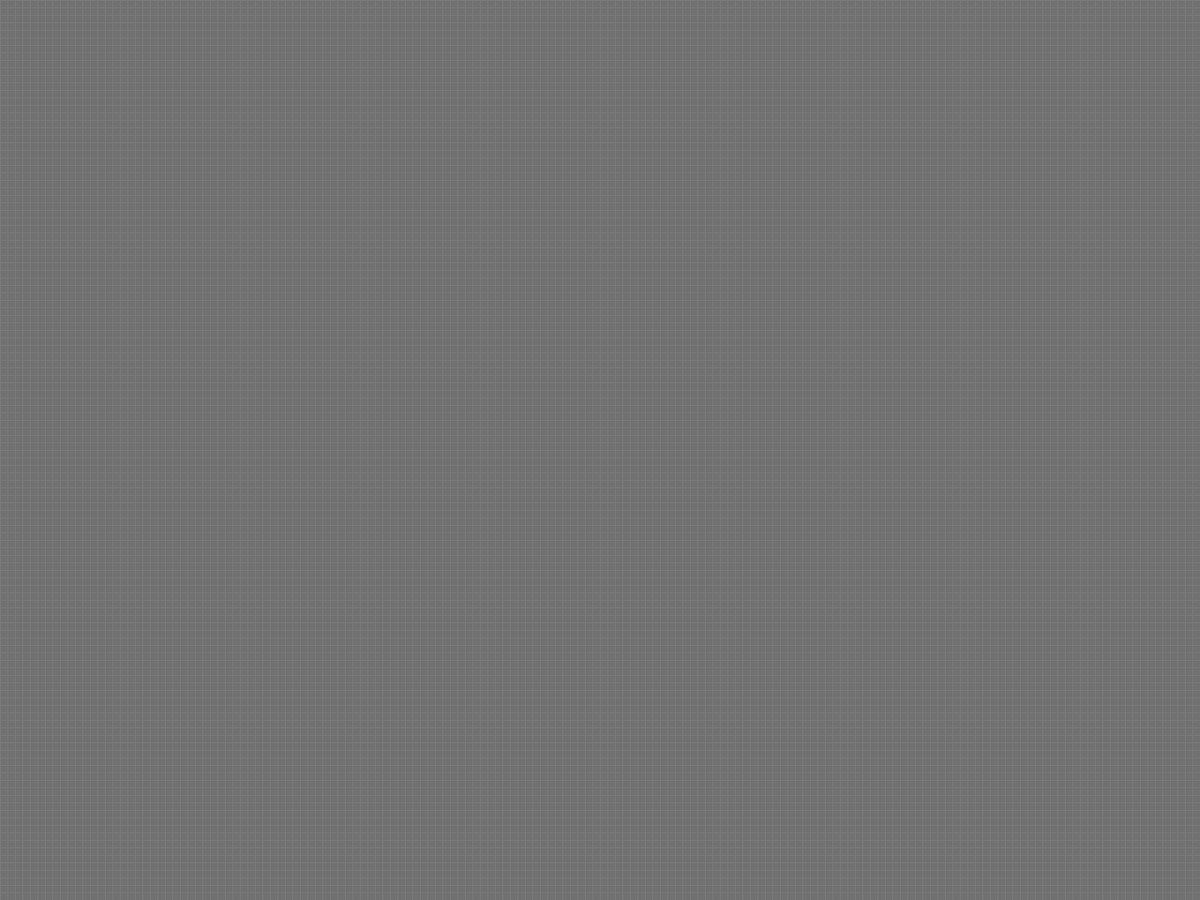
Frame 1 (no input)
Frame 60 (the mouse pressed at the canvas centre just before this capture): identical to frame 1, image omitted
Frame 120 (the mouse held since frame 60 and released just before this capture): identical to frame 1, image omitted

The Processing sketch that drew this single still picture (run headless with seeded random() and noise(); from frame 60 on, the mouse is pressed at the canvas centre):

// Processing sketch: Main
// ── Main.pde
/* Conway's Game of Life Cellular Automata by Azavier Allen.
/*
/* CONTROLS:
/*   Mouse:
/*     Pretty intuitive brush controls, left click to set alive,
/*     again to delete, you can drag with both.
/*     Right click to start/stop the simulation.
/*     Scroll wheel to adjust brush size.
/*     Middle click while the simulation is stopped to send it one generation forward.
/*     Killing cells with the mouse is disabled while the simulation is running.
/*   Keyboard:
/*     R to add a random assortmet of Cells;
/*     C to kill all alive Cells.
/*     Up/down arrow key to increase/decrease simulation speed.
/*
/* SETTINGS BELOW */
boolean randomCells = false; // Generate a random set of cell on startup, based on randomCellChance.
int randomCellChance = 40; // Chance of an empty cell becoming alive if randomCells is true.
int updateRate = 15, _frameRate = 60, maxBrushSize = 6; // Per second.
/* SETTINGS ABOVE */

boolean updating = false, deletingMode = false;
int cols, rows, cellSize = 10, brushSize = 1;

public static Cell[][] grid;

void setup()
{
  fullScreen();
  frameRate(updateRate);
  cols = width / cellSize;
  rows = height / cellSize;
  grid = new Cell[cols][rows];

  for (int x = 0; x < cols; x++)
  {
    for (int y = 0; y < rows; y++)
    {
      grid[x][y] = new Cell(x * cellSize, y * cellSize, cellSize);
      if (randomCells) 
      {
        if (int(random(0, 11)) < randomCellChance / 10f) 
        {
          grid[x][y].live();
          grid[x][y].nextState = 1;
        }
      }
    }
  }
}

void draw()
{
  if (updating)
  {
    frameRate(updateRate);
    for (int x = 0; x < cols; x++)
    {
      for (int y = 0; y < rows; y++)
      {
        if (updating) grid[x][y].scan();
      }
    }
  } else frameRate(_frameRate);
  for (int x = 0; x < cols; x++)
  {
    for (int y = 0; y < rows; y++)
    {
      if (updating) grid[x][y].update();
      grid[x][y].show();
    }
  }
}

void mousePressed()
{
  if (mouseButton == RIGHT) updating = !updating;
  else if (mouseButton == LEFT)
  {
    Cell mouseCell = getCell(mouseX / cellSize, mouseY / cellSize);
    println(mouseCell.x, mouseCell.y);
    if (mouseCell.state == 1) deletingMode = true;
    else deletingMode = false;
    if(brushSize == 1)
    {
      if (!updating)
      {
        if (!deletingMode)
        {
          mouseCell.live();
          mouseCell.nextState = 1;
        } 
        else
        {
          mouseCell.die();
          mouseCell.nextState = 0;
        }
      } 
      else
      {
        mouseCell.live();
        mouseCell.nextState = 1;
      }
    }
    else
    {
      for (int x = -brushSize / 2; x < brushSize / 2; x++)
      {
        for (int y = -brushSize / 2; y < brushSize / 2; y++)
        {
          Cell selectedCell = getCell(mouseX / cellSize + x, mouseY / cellSize + y);
  
          if (!updating)
          {
            if (!deletingMode && selectedCell != null)
            {
              selectedCell.live();
              selectedCell.nextState = 1;
            } 
            else if(selectedCell != null)
            {
              selectedCell.die();
              selectedCell.nextState = 0;
            }
          } 
          else if(selectedCell != null)
          {
            selectedCell.live();
            selectedCell.nextState = 1;
          }
        }
      }
    }
  } 
  else
  {
    // DEBUG: System.out.print("Mouse: (" + mouseX / cellSize + ", " + mouseY / cellSize + ")\nCell: (" + getCell(mouseX / cellSize, mouseY / cellSize).x + ", " + getCell(mouseX / cellSize, mouseY / cellSize).y + ") Adj: " + getCell(mouseX / cellSize, mouseY / cellSize).checkAdjacent() + "\n");
    if(!updating)
    {
      for (int x = 0; x < cols; x++)
      {
        for (int y = 0; y < rows; y++)
        {
          grid[x][y].scan();
        }
      }
      for (int x = 0; x < cols; x++)
      {
        for (int y = 0; y < rows; y++)
        {
          grid[x][y].update();
        }
      }
    }
  }
}

void mouseWheel(MouseEvent event)
{
  if (event.getCount() < 0 && brushSize + 1 <= maxBrushSize) brushSize += 1;
  if (event.getCount() > 0 && brushSize - 1 >= 1) brushSize -= 1;
}

void mouseDragged()
{
  if (mouseButton == LEFT)
  {
    if(brushSize == 1)
    {
      Cell selectedCell = getCell(mouseX / cellSize, mouseY / cellSize);
      if (!deletingMode && selectedCell != null)
      {
        selectedCell.live();
        selectedCell.nextState = 1;
      } 
      else if (selectedCell != null)
      {
        selectedCell.die();
        selectedCell.nextState = 0;
      }
    }
    else
    {
      for (int x = -brushSize / 2; x < brushSize / 2; x++)
      {
        for (int y = -brushSize / 2; y < brushSize / 2; y++)
        {
          Cell selectedCell = getCell(mouseX / cellSize + x, mouseY / cellSize + y);
          if (!deletingMode && selectedCell != null)
          {
            selectedCell.live();
            selectedCell.nextState = 1;
          } 
          else if (selectedCell != null)
          {
            selectedCell.die();
            selectedCell.nextState = 0;
          }
        }
      }
    }
  }
}

void keyPressed()
{
  if (key == CODED)
  {
    if (keyCode == UP)
    {
      if (updateRate + 5 != 90) updateRate += 5;
    } 
    else if (keyCode == DOWN)
    {
      if (updateRate - 5 > 0) updateRate -= 5;
    }
  } 
  else
  {
    if (key == 'C' || key == 'c')
    {
      for (int x = 0; x < cols; x++)
      {
        for (int y = 0; y < rows; y++)
        {
          grid[x][y].nextState = 0;
          grid[x][y].die();
        }
      }
    }
    if(key == 'R' || key == 'r')
    {
      randomizeGrid();
    }
  }
}

void randomizeGrid()
{
  for (int x = 0; x < cols; x++)
  {
    for (int y = 0; y < rows; y++)
    {
      if (int(random(0, 11)) < randomCellChance / 10f) 
      {
        grid[x][y].live();
        grid[x][y].nextState = 1;
      }
    }
  }
}

// ── Cell.pde
class Cell
{
  int x, y;
  float size;
  int state = 0, nextState = 0, colors = 88;
  
  Cell(int x, int y, float size)
  {
    this.x = x;
    this.y = y;
    this.size = size;
  }
  
  void show()
  {
    switch(state)
    {
     case 1:
       fill(cellColorAlive);
       break;
     case 0:
       fill(cellColorDead);
       break;
    }
    stroke(gridColor);
    square(x, y, cellSize);
  }
  
  public void update()
  {
    if(nextState == 1) live();
    else die();
  }
  
  public void scan()
  {
    int aliveAdj = checkAdjacent();
    
    if(state == 1)
    {
      if(aliveAdj < 2)
      {
        nextState = 0;
      }
      else if(aliveAdj == 2 || aliveAdj == 3)
      {
        // Nothing ig? idk why it's listed on the fucking wiki.
        nextState = 1;
      }
      else if(aliveAdj > 3) 
      {
        nextState = 0;
      }
    } 
    else 
    {
      if(aliveAdj == 3)
      {
        nextState = 1; 
      }
    }
  }
  
  public void die() { this.state = 0; }
  
  public void live() { this.state = 1; }
  
  public int getState() { return this.state; }
  
  public int checkAdjacent()
  {
    int aliveAdj = 0;
    for(int i = 1; i <= 8; i++)
    {
      Cell indexedCell = getCellAtIndex(this, i);
      if(indexedCell != null && indexedCell != this && indexedCell.getState() == 1) aliveAdj++;
    }
    return aliveAdj;
  }
}

// ── Globals.pde
public static final int cellColorDead = 113;
public static final int cellColorAlive = 88;
public static final int gridColor = 123;

public static int[] getIndexPosition(int index)
{
  switch(index)
  {
    case 1:
      return new int[] {-1, -1};
    case 2:
      return new int[] {0, -1};
    case 3:
      return new int[] {1, -1};
    case 4:
      return new int[] {1, 0};
    case 5:
      return new int[] {1, 1};
    case 6:
      return new int[] {0, 1};
    case 7:
      return new int[] {-1, 1};
    case 8:
      return new int[] {-1, 0};
    default:
      return new int[] {0, 0};
  }
}
public Cell getCell(int x, int y)
{
  if ((x >= 0 && x < cols) && (y >= 0 && y < rows)) return grid[x][y];
  else return null;
}

public Cell getCellAtIndex(Cell cell, int index)
{
  return getCell(cell.x / cellSize + int(getIndexPosition(index)[0]), cell.y / cellSize + int(getIndexPosition(index)[1]));
}
